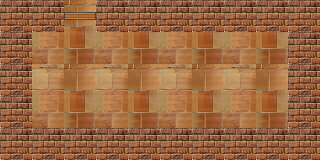

Below is a game level as drawn by its tile map, then a one-line description and the .tmx that defines it (tile-layer data replaced by summaries):
An orthogonal 10x5 tile map with 32x32 px tiles, 4 tile layers (Background, Wall, Object, ImpassableGate), 4 tilesets and 2 objects (PlayerSpawn, Door1).

<map version="1.0" orientation="orthogonal" width="10" height="5" tilewidth="32" tileheight="32">
   <properties>
    <property name="arena" value="false" />
    <property name="weather" value="CLEAR" />
   </properties>
 <tileset firstgid="1" name="Grass" tilewidth="32" tileheight="32">
  <image source="tileset/background.png" width="384" height="192" />
 </tileset>
 <tileset firstgid="73" name="Walls" tilewidth="32" tileheight="32">
  <image source="tileset/walls.png" width="128" height="128" />
 </tileset>
 <tileset firstgid="89" name="Objects" tilewidth="32" tileheight="32">
  <image source="tileset/objects.png" width="96" height="64" />
 </tileset>
 <tileset firstgid="95" name="ImpassableGates" tilewidth="32" tileheight="32">
  <image source="tileset/walls.png" width="128" height="128" />
 </tileset>
 <layer name="Background" width="10" height="5">
  <data>[50 cells, 50 non-empty, 4 distinct tile ids]</data>
 </layer>
 <layer name="Wall" width="10" height="5">
  <data>[50 cells, 25 non-empty, 1 distinct tile ids]</data>
 </layer>
 <layer name="Object" width="10" height="5">
  <data>[50 cells, 1 non-empty, 1 distinct tile ids]</data>
 </layer>
 <layer name="ImpassableGate" width="10" height="5">
  <data>[50 cells, 0 non-empty, 0 distinct tile ids]</data>
 </layer>
 <objectgroup name="PlayerSpawn" width="10" height="5">
  <object name="PlayerSpawn" x="81" y="28" width="32" height="32">
   <properties>
    <property name="Spawn" value="1" />
   </properties>
  </object>
 </objectgroup>
 <objectgroup name="Door" width="10" height="5">
  <object name="Door1" x="64" y="0" width="32" height="32">
   <properties>
    <property name="Level" value="map/Level1.tmx" />
    <property name="Spawn" value="2" />
   </properties>
  </object>
 </objectgroup>
 <objectgroup name="CherryBlossom" width="20" height="20">
 </objectgroup>
</map>
